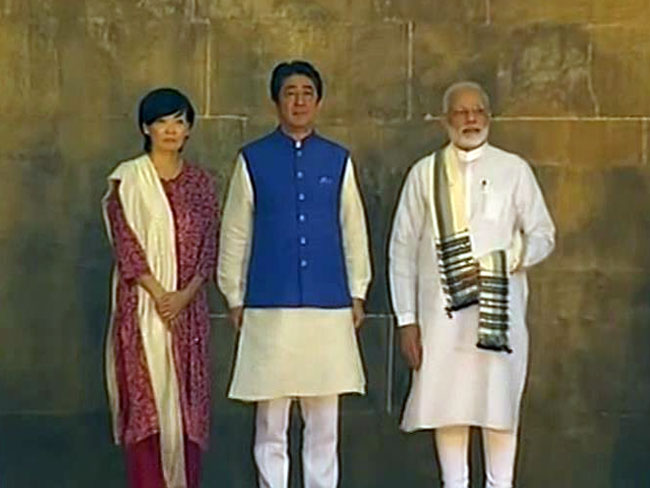
#> input picture test/a.jpg, 650 x 488 px
$ python face.py
#> lines starting #> are read from the running program, lines starting #| are printed output that depends on the picture; after the words box and inside, x2 and y2 are one past the last pixel; in counts of white or black regions, pixels touching at a corner belong together
import cv2

def detect(path):
#> called with path = 'test/a.jpg'
    img = cv2.imread(path)
#> img is the input picture: shape (488, 650, 3); mean B, G, R 81.8, 103.9, 111.2
    cascade = cv2.CascadeClassifier("haarcascade_frontalface_alt.xml")
    rects = cascade.detectMultiScale(img, 1.3, 4, cv2.CASCADE_SCALE_IMAGE, (20,20))
#> rects = [[273, 72, 52, 52], [446, 92, 51, 51], [148, 104, 46, 46]]

    if len(rects) == 0:
        return [], img
    rects[:, 2:] += rects[:, :2]
    return rects, img

def box(rects, img):
    for x1, y1, x2, y2 in rects:
        cv2.rectangle(img, (x1, y1), (x2, y2), (127, 255, 0), 2)
        img1=img[y1:y2,x1:x2]


        cv2.imwrite("detected_face%s.jpg" %x1, img1)

    print(len(rects))

rects, img = detect("test/a.jpg")
#> rects = [[273, 72, 325, 124], [446, 92, 497, 143], [148, 104, 194, 150]]
box(rects, img)
#> the loop in box, `for x1, y1, x2, y2 in rects:` made 3 passes
#> pass 1, in box, `img1=img[y1:y2,x1:x2]`:
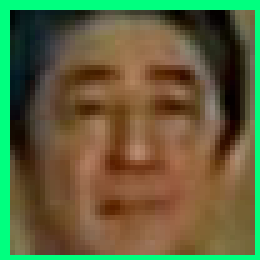
#> img1: shape (52, 52, 3) (shown 5 times larger); mean B, G, R 60.5, 98.8, 94.8
#> pass 2, in box, `img1=img[y1:y2,x1:x2]`:
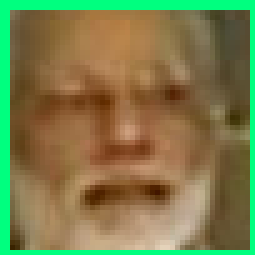
#> img1: shape (51, 51, 3) (shown 5 times larger); mean B, G, R 74.7, 123.7, 123.4
#> pass 3, in box, `img1=img[y1:y2,x1:x2]`:
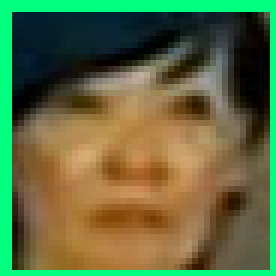
#> img1: shape (46, 46, 3) (shown 6 times larger); mean B, G, R 64.4, 107.5, 93.9
#> after the loop in box, `for x1, y1, x2, y2 in rects:`:
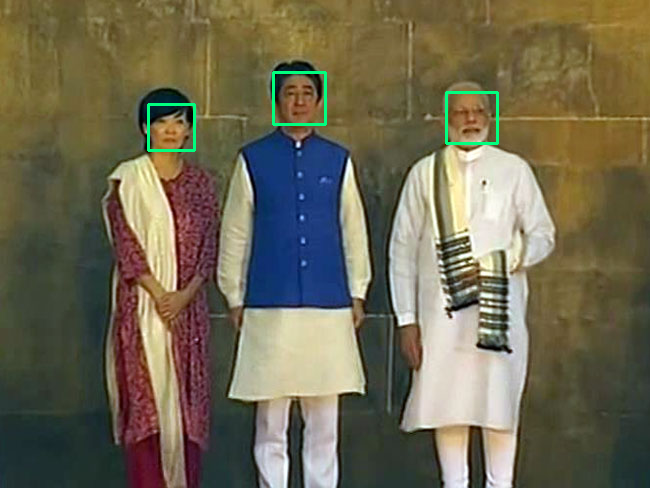
#> img: shape (488, 650, 3); 0.56% of pixels changed, all inside (x1, y1, x2, y2) = (147, 71, 499, 152)
#| 3
